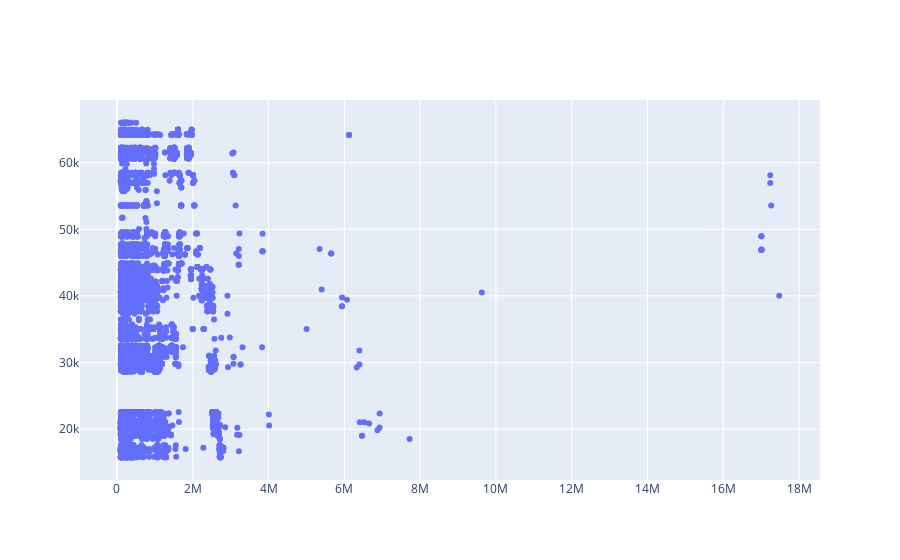

Here is the notebook cell this chart was saved with:
### Code cell
#plotting to check the correlation between user_followers and the closing price
fig = go.Figure(data=go.Scatter(x=bitcoin_tweets_Price_data['user_followers'], y=bitcoin_tweets_Price_data['Close'], mode='markers'))
fig.show()

### Figure 1 — Plotly figure (JSON) as saved in the notebook; plotly's stock layout.template omitted (floating-point values rounded to 4 significant figures; data arrays with more than 128 entries replaced by an {"elided": "..."} marker saying what was removed)
{"data": [{"mode": "markers", "type": "scatter", "x": {"elided": "10016 int values"}, "y": {"elided": "10016 float values"}}], "layout": {}}
